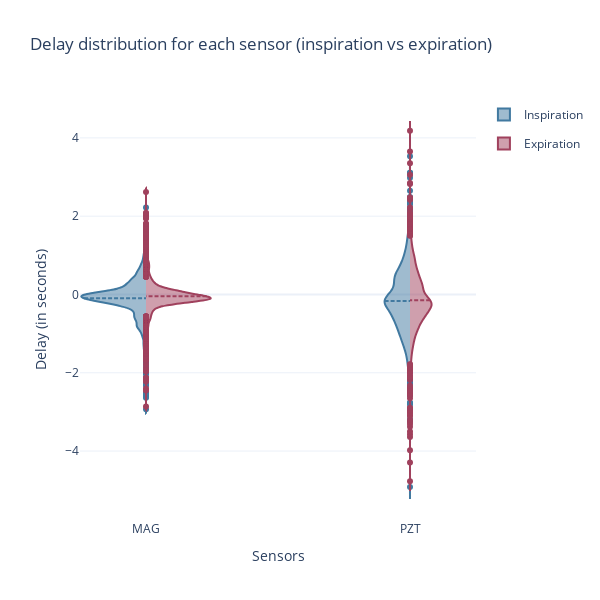

The code cell stored with this chart in its notebook:
### Code cell
plot_inspiration_vs_expiration(delays_df)

### Figure 1 — Plotly figure (JSON) as saved in the notebook; plotly's stock layout.template omitted (floating-point values rounded to 4 significant figures; data arrays with more than 128 entries replaced by an {"elided": "..."} marker saying what was removed)
{"data": [{"legendgroup": "Inspiration", "line": {"color": "#4179A0"}, "meanline": {"visible": true}, "name": "Inspiration", "scalegroup": "Inhalation", "side": "negative", "type": "violin", "x": {"elided": "6981 str values"}, "y": {"elided": "6981 float values"}}, {"legendgroup": "Expiration", "line": {"color": "#A0415D"}, "meanline": {"visible": true}, "name": "Expiration", "scalegroup": "Exhalation", "side": "positive", "type": "violin", "x": {"elided": "6984 str values"}, "y": {"elided": "6984 float values"}}], "layout": {"height": 600, "title": {"text": "Delay distribution for each sensor (inspiration vs expiration)"}, "violinmode": "overlay", "width": 600, "xaxis": {"title": {"text": "Sensors"}}, "yaxis": {"title": {"text": "Delay (in seconds)"}}}}
